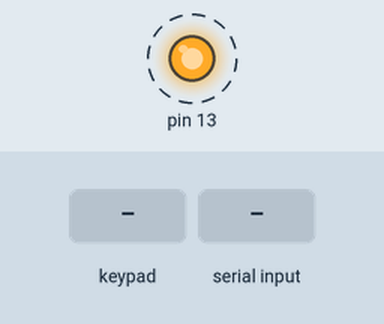
Simulated run of this sketch. Board: Arduino Uno, built with avr-gcc and run on an emulated ATmega328P. On the bench: output pins drawn as LEDs (lit = HIGH). Dashed ring = blinking. The inputs (shaded band) are chosen by the test bench. What the sketch prints to the serial monitor is not drawn.

Above: at 0.87 s.
1.3 s: key '1' pressed
4.3 s: keypad keys 1 2 # pressed 0.4 s apart
7.3 s: "1" received over Serial
10.3 s: key 'B' pressed
13.3 s: key 'D' pressed
Timing chart, 0 to 17.3 s (numbered marks = the images above; inputs shaded):
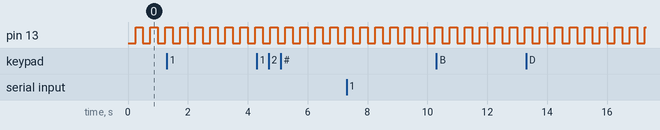

Measured:
- by itself, pin 13: alternates HIGH for 0.25 s and LOW for 0.25 s

The sketch:

03-RobotKeypad.ino
```cpp
/////////////////////////////////////////////////
// Modified from:     www.elegoo.com (2017.12.9)
// Modified for:      Team Voltage 386
// Date:              2025/05/16
/////////////////////////////////////////////////

#include <BlinkSubsystem.h>
#include <SerialSubsystem.h>
#include <KeypadSubsystem.h>

BlinkSubsystem m_blink = BlinkSubsystem(250);     // Create blink w/ 250 ms period
SerialSubsystem m_serial = SerialSubsystem(9600); // Create serial at 9600 baud
KeypadSubsystem m_keypad = KeypadSubsystem();     // Create keypad

void setup()
{
  m_blink.setup();  // setup the LED blink subsystem
  m_serial.setup(false); // setup the serial subsystem (with joystick data enabled)
  m_keypad.setup(); // set the keypad subsystem
}

char keypadKey;

void loop()
{
  m_blink.loop();  // execute the blink loop
  m_keypad.loop(); // execute the keypad loop
  m_serial.loop(); // execute the serial loop

  if (m_keypad.hasKey())
  {
    keypadKey = m_keypad.getKey();
    m_serial.printKey(keypadKey);
  }
}
```
